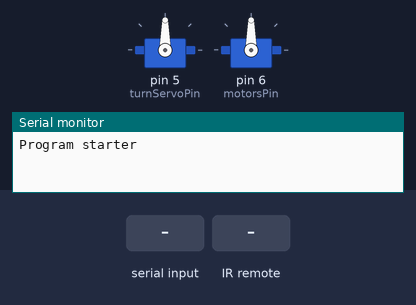
This sketch was run on a simulated Arduino Uno, built with avr-gcc and run on an emulated ATmega328P. On the bench: 2 × servo, the last lines printed to the serial monitor. The test bench sets the inputs (shaded band).

Above: at 2.2 s.
2.3 s: "90,45\n" received over Serial
At 2.6 s:
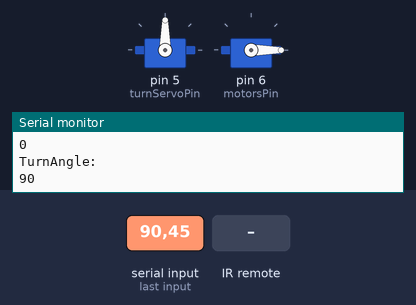
3.8 s: "30,150\n" received over Serial
At 5.0 s:
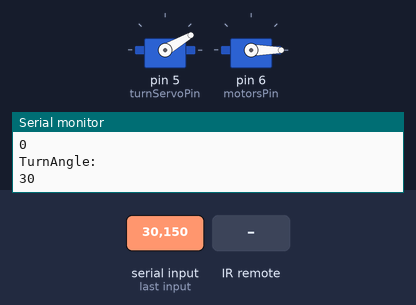
5.3 s: "5\n" received over Serial
At 5.9 s:
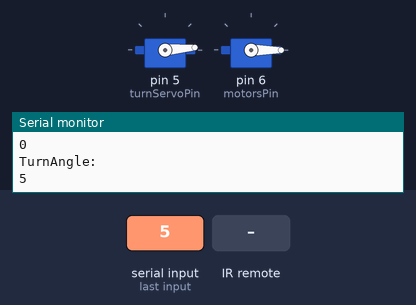
6.8 s: "200\n" received over Serial
At 7.1 s:
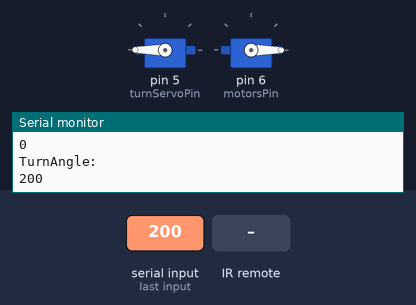
8.3 s: infrared code 0x5555F9 received
At 9.2 s:
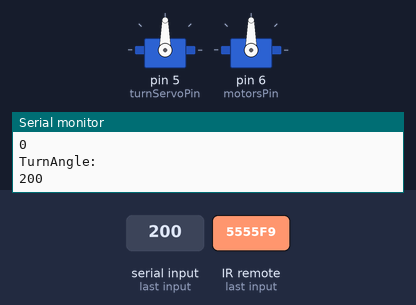
Timing chart, 0 to 10.8 s (numbered marks = the images above; inputs shaded):
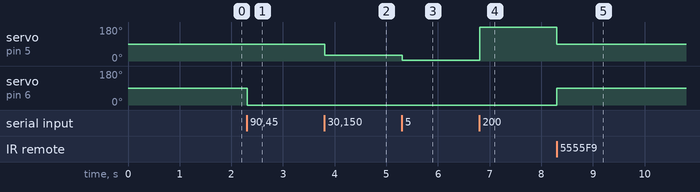

Measured:
- after the input at 2.3 s, servo on pin 6 (motorsPin): 90° → 0° at once
- after the input at 3.8 s, servo on pin 5 (turnServoPin): 90° → 30° at once
- after the input at 5.3 s, servo on pin 5 (turnServoPin): 30° → 5° at once
- after the input at 6.8 s, servo on pin 5 (turnServoPin): 5° → 180° at once
- after the input at 8.3 s, servo on pin 5 (turnServoPin): 180° → 90° at once; servo on pin 6 (motorsPin): 0° → 90° at once

The sketch:

controlModule.ino
```cpp
#include <RCSwitch.h>
#include <Servo.h>


//BUTTONS
const long knapA = 5592569;
const long knapB = 5592570;
const long knapC = 5592571;
const long knapD = 5592572;

RCSwitch mySwitch = RCSwitch();
unsigned long recievedValue;
int buttonstate = 1;

//SERVO CONTROL
const int turnServoPin = 5;
const int motorsPin = 6;
long number = 100101;  //Speed 100 Angle 101
bool step = false;

Servo turnServo;
Servo motors;

void setup() {
  Serial.begin(9600);
  //SETUP RF RECIEVER
  mySwitch.enableReceive(0);  // Receiver on interrupt 0 => that is pin #2

  //SETUP MOTORS
  turnServo.attach(turnServoPin);
  motors.attach(motorsPin);
  turnServo.write(90);
  motors.write(90);
  delay(1000);
  Serial.println("Program starter");
  Serial.setTimeout(5); //200 opdateringer i sekundet max på Serial
}

void loop() {
  if (mySwitch.available()) {
    knapInput(); //Checks what button has been pressed
    mySwitch.resetAvailable(); //Resets rf reciever
  }

  if (buttonstate > 0) {
    motorControl();
  } else {
    turnServo.write(90);  //Stop car immediately
    motors.write(90); //Sets the wheels straight
  }
}


void knapInput() {
  if (mySwitch.getReceivedValue() == knapA) {
    buttonstate = 0;
  } else if (mySwitch.getReceivedValue() == knapB) {
    buttonstate = 1;
  } else if (mySwitch.getReceivedValue() == knapC) {
    buttonstate = 2;
  } else if (mySwitch.getReceivedValue() == knapD) {
    buttonstate = 3;
  }
}

void motorControl() {
  if (Serial.available()) {  // Check if there is data available to read
    number = Serial.readString().toInt();   // Read and convert the input to an integer              parseInt(); på egen computer(arduino IDE)                 readString().toInt(); på jetson nano(python)

    if (number != 0) {
      Serial.println("Motorspeed:");
      Serial.println(number / 1000);
      motors.write(number / 1000); //Gets the 3 first digits of the 6 numbers

      Serial.println("TurnAngle:");
      Serial.println(number % 1000);
      turnServo.write(number % 1000); //Gets the 3 last digits of the 6 numbers
    }
  }
}
```
